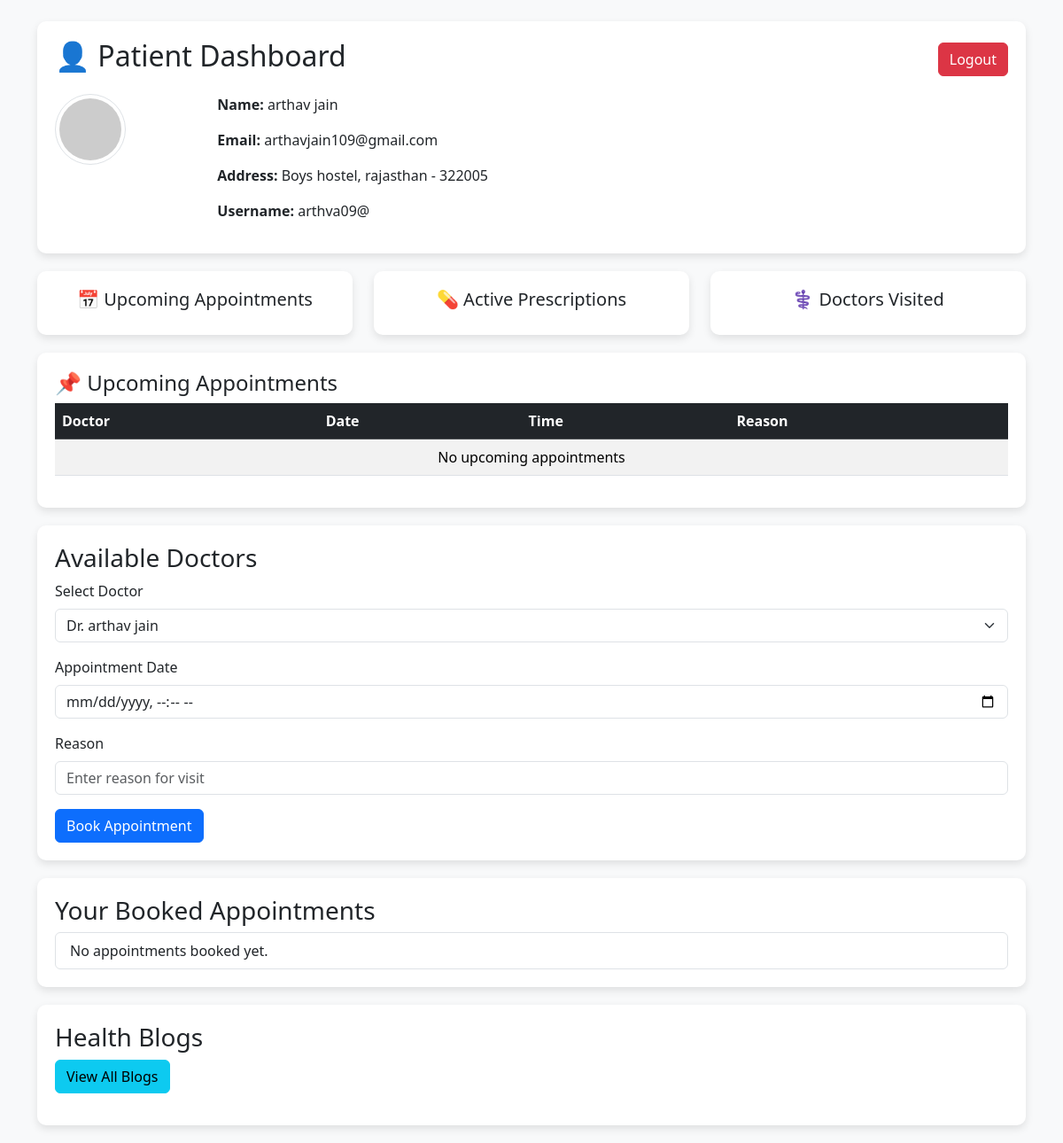
Page /patient_dashboard/ (signed in) on the committed database.
### accounts/models.py (models this page shows, shortened)
class CustomUser(AbstractUser):
    USER_TYPE_CHOICES = (
        ('patient', 'Patient'),
        ('doctor', 'Doctor'),
    )
    user_type = models.CharField(max_length=10, choices=USER_TYPE_CHOICES)
    profile_picture = models.ImageField(upload_to="profiles/", blank=True, null=True)
    address_line1 = models.CharField(max_length=255, blank=True, null=True)
    city = models.CharField(max_length=100, blank=True, null=True)
    state = models.CharField(max_length=100, blank=True, null=True)
    pincode = models.CharField(max_length=10, blank=True, null=True)

### accounts/views.py (the view, shortened to what this page needs)
# urls.py: path("patient_dashboard/", patient_dashboard_view, name="patient_dashboard"),
@login_required
def patient_dashboard_view(request):
    user = request.user
    if user.user_type != "patient":
        return redirect("dashboard")
    doctors = CustomUser.objects.filter(user_type="doctor")
    appointments = Appointment.objects.filter(patient=user).select_related("doctor")
    return render(
        request,
        "accounts/patient_dashboard.html",
        {
            "user": user,
            "doctors": doctors,
            "appointments": appointments,
            "upcoming_count": appointments.filter(date__gte=now()).count(),
        }
    )

### accounts/templates/accounts/patient_dashboard.html (shortened to what this page needs)
<!DOCTYPE html>
<html>
  <head>
    <link
      href="https://cdn.jsdelivr.net/npm/bootstrap@5.3.3/dist/css/bootstrap.min.css"
      rel="stylesheet"
    />
  </head>
  <body class="bg-light">
    <div class="container mt-4">
      <div class="dashboard-card">
        <div class="dashboard-header">
          <h2>👤 Patient Dashboard</h2>
          <a href="{% url 'logout' %}" class="btn btn-danger">Logout</a>
        </div>
        <div class="row mt-3">
          <div class="col-md-2">
            {% if user.profile_picture %}
            <img
              src="{{ user.profile_picture.url }}"
              class="profile-img img-thumbnail"
            />
            {% else %}
            <img
              src="https://via.placeholder.com/80"
              class="profile-img img-thumbnail"
            />
            {% endif %}
          </div>
          <div class="col-md-10">
            <p>
              <strong>Name:</strong> {{ user.first_name }} {{ user.last_name }}
            </p>
            <p><strong>Email:</strong> {{ user.email }}</p>
            <p>
              <strong>Address:</strong> {{ user.address_line1 }},  {{ user.state }} - {{ user.pincode }}
            </p>
            <p><strong>Username:</strong> {{ user.username }}</p>
          </div>
        </div>
      </div>
      <div class="row">
        <div class="col-md-4">
          <div class="dashboard-card text-center">
            <h5>📅 Upcoming Appointments</h5>
          </div>
        </div>
        <div class="col-md-4">
          <div class="dashboard-card text-center">
            <h5>💊 Active Prescriptions</h5>
          </div>
        </div>
        <div class="col-md-4">
          <div class="dashboard-card text-center">
            <h5>⚕️ Doctors Visited</h5>
          </div>
        </div>
      </div>
      <div class="dashboard-card">
        <h4>📌 Upcoming Appointments</h4>
        <table class="table table-striped mt-2">
          <thead class="table-dark">
            <tr>
              <th>Doctor</th>
              <th>Date</th>
              <th>Time</th>
              <th>Reason</th>
            </tr>
          </thead>
          <tbody>
            {% for appointment in upcoming_appointments_list %}
            <tr>
              <td>
                Dr. {{ appointment.doctor.user.first_name }} {{
                appointment.doctor.user.last_name }}
              </td>
              <td>{{ appointment.date|date:"M d, Y" }}</td>
              <td>{{ appointment.date|time:"H:i" }}</td>
              <td>{{ appointment.reason }}</td>
            </tr>
            {% empty %}
            <tr>
              <td colspan="4" class="text-center">No upcoming appointments</td>
            </tr>
            {% endfor %}
          </tbody>
        </table>
      </div>
      <div class="dashboard-card">
        <h3>Available Doctors</h3>
        <form method="POST">
          <div class="mb-3">
            <label for="doctor_id" class="form-label">Select Doctor</label>
            <select name="doctor_id" id="doctor_id" class="form-select">
              {% for doctor in doctors %}
              <option value="{{ doctor.id }}">
                Dr. {{ doctor.first_name }} {{ doctor.last_name }}
              </option>
              {% endfor %}
            </select>
          </div>
          <div class="mb-3">
            <label for="appointment_date" class="form-label"
              >Appointment Date</label
            >
            <input
              type="datetime-local"
              name="appointment_date"
              id="appointment_date"
              class="form-control"
            />
          </div>
          <div class="mb-3">
            <label for="reason" class="form-label">Reason</label>
            <input
              type="text"
              name="reason"
              id="reason"
              class="form-control"
              placeholder="Enter reason for visit"
            />
          </div>
          <button type="submit" class="btn btn-primary">
            Book Appointment
          </button>
        </form>
      </div>
      <div class="dashboard-card">
        <h3>Your Booked Appointments</h3>
        <ul class="list-group">
          {% for appointment in appointments %}
          <li class="list-group-item">
            Appointment with Dr. {{ appointment.doctor.first_name }} {{
            appointment.doctor.last_name }} on {{ appointment.date|date:"D, M d,
            Y H:i" }} ({{ appointment.status }})
          </li>
          {% empty %}
          <li class="list-group-item">No appointments booked yet.</li>
          {% endfor %}
        </ul>
      </div>
      <div class="dashboard-card">
        <h3>Health Blogs</h3>
        <a href="{% url 'patient_blogs' %}" class="btn btn-info mb-3"
          >View All Blogs</a
        >
      </div>
    </div>
  </body>
</html>

### accounts/templates/accounts/patient_dashboard.html (style rules this page uses)
.dashboard-card { background: #fff; padding: 20px; border-radius: 10px; box-shadow: 0 4px 10px rgba(0, 0, 0, 0.1); margin-bottom: 20px; }
.dashboard-header { display: flex; align-items: center; justify-content: space-between; }
.profile-img { border-radius: 50%; width: 80px; height: 80px; object-fit: cover; }

### rows in the picture
CustomUser: first_name "arthav", last_name "jain", email "arthavjain109@gmail.com", address_line1 "Boys hostel", state "rajasthan", pincode "322005", username "arthva09@"
